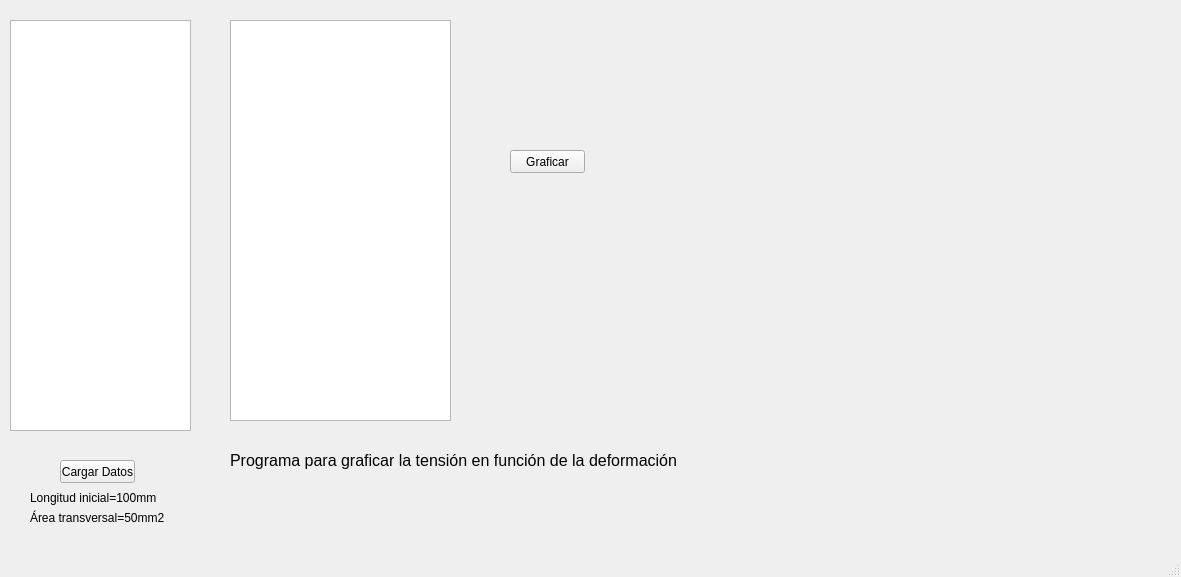
<?xml version="1.0" encoding="UTF-8"?>
<ui version="4.0">
 <class>MainWindow</class>
 <widget class="QMainWindow" name="MainWindow">
  <property name="geometry">
   <rect>
    <x>0</x>
    <y>0</y>
    <width>1181</width>
    <height>577</height>
   </rect>
  </property>
  <property name="windowTitle">
   <string>MainWindow</string>
  </property>
  <widget class="QWidget" name="centralwidget">
   <widget class="QPushButton" name="boton_graficar">
    <property name="geometry">
     <rect>
      <x>510</x>
      <y>150</y>
      <width>75</width>
      <height>23</height>
     </rect>
    </property>
    <property name="text">
     <string>Graficar</string>
    </property>
   </widget>
   <widget class="QPushButton" name="boton_guardar">
    <property name="geometry">
     <rect>
      <x>60</x>
      <y>460</y>
      <width>75</width>
      <height>23</height>
     </rect>
    </property>
    <property name="text">
     <string>Cargar Datos</string>
    </property>
   </widget>
   <widget class="QTableWidget" name="tableWidget">
    <property name="geometry">
     <rect>
      <x>10</x>
      <y>20</y>
      <width>181</width>
      <height>411</height>
     </rect>
    </property>
   </widget>
   <widget class="QLabel" name="label">
    <property name="geometry">
     <rect>
      <x>230</x>
      <y>440</y>
      <width>531</width>
      <height>41</height>
     </rect>
    </property>
    <property name="font">
     <font>
      <pointsize>12</pointsize>
     </font>
    </property>
    <property name="text">
     <string>Programa para graficar la tensión en función de la deformación</string>
    </property>
   </widget>
   <widget class="QWidget" name="campo_grafico" native="true">
    <property name="geometry">
     <rect>
      <x>660</x>
      <y>40</y>
      <width>501</width>
      <height>381</height>
     </rect>
    </property>
   </widget>
   <widget class="QTableWidget" name="tableWidget2">
    <property name="geometry">
     <rect>
      <x>230</x>
      <y>20</y>
      <width>221</width>
      <height>401</height>
     </rect>
    </property>
   </widget>
   <widget class="QLabel" name="label_2">
    <property name="geometry">
     <rect>
      <x>30</x>
      <y>490</y>
      <width>131</width>
      <height>16</height>
     </rect>
    </property>
    <property name="text">
     <string>Longitud inicial=100mm</string>
    </property>
   </widget>
   <widget class="QLabel" name="label_3">
    <property name="geometry">
     <rect>
      <x>30</x>
      <y>510</y>
      <width>151</width>
      <height>16</height>
     </rect>
    </property>
    <property name="text">
     <string>Área transversal=50mm2</string>
    </property>
   </widget>
  </widget>
  <widget class="QMenuBar" name="menubar">
   <property name="geometry">
    <rect>
     <x>0</x>
     <y>0</y>
     <width>1181</width>
     <height>21</height>
    </rect>
   </property>
  </widget>
  <widget class="QStatusBar" name="statusbar"/>
 </widget>
 <resources/>
 <connections/>
</ui>
